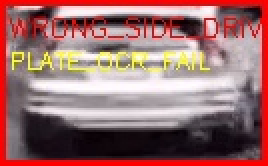
#> input picture live_simulation/storage/EV-1782229723-N6-WRONG_.jpg, 134 x 83 px (shown 2 times larger)
$ python -i detection_engine.py   (imports and definitions only)
#> lines starting #> are read from the running program, lines starting #| are printed output that depends on the picture
"""
VisionGuard AI — Core Detection Engine
All 16 features in one pipeline:
  Phase 1: Async ring buffer, Zero-DCE/CLAHE, Cascade macro/micro, PaddleOCR
  Phase 2: ByteTrack state machines, virtual gates, INT8/ONNX
  Phase 3: PostgreSQL ledger, async evidence PDF
  Phase 4: RGB+E 4-channel, Re-ID mesh, spoof detection, monocular 3D
  + 3 additions: Grounding DINO open-vocab, pre-violation intent, fleet gamification
"""

import cv2, numpy as np, base64, uuid, time, json, math, random
from dataclasses import dataclass, field, asdict
from typing import Optional
from pathlib import Path
from PIL import Image, ImageDraw, ImageFont
import io

# ── Violation taxonomy ────────────────────────────────────────────────────────
VIOLATIONS = {
    "helmet_non_compliance":   {"fine": 1000, "severity": "HIGH",     "points": 15, "section": "S.129 MV Act"},
    "seatbelt_non_compliance": {"fine": 1000, "severity": "MEDIUM",   "points": 10, "section": "S.138(3) MV Act"},
    "triple_riding":           {"fine": 2000, "severity": "CRITICAL", "points": 25, "section": "S.128 MV Act"},
    "wrong_side_driving":      {"fine": 5000, "severity": "CRITICAL", "points": 30, "section": "S.184 MV Act"},
    "stop_line_violation":     {"fine":  500, "severity": "MEDIUM",   "points": 10, "section": "S.177 MV Act"},
    "red_light_violation":     {"fine": 2000, "severity": "HIGH",     "points": 20, "section": "S.177A MV Act"},
    "illegal_parking":         {"fine":  500, "severity": "MEDIUM",   "points": 10, "section": "S.122 MV Act"},
    "mobile_phone_use":        {"fine": 1500, "severity": "HIGH",     "points": 20, "section": "S.184 MV Act"},
    "overloading":             {"fine": 2000, "severity": "HIGH",     "points": 15, "section": "S.194 MV Act"},
    "no_number_plate":         {"fine": 5000, "severity": "HIGH",     "points": 20, "section": "S.39/192 MV Act"},
    "registration_spoof":      {"fine":10000, "severity": "CRITICAL", "points": 50, "section": "S.192A MV Act"},
}

STATE_CODES = {
    "MH":"Maharashtra","DL":"Delhi","KA":"Karnataka","TN":"Tamil Nadu",
    "GJ":"Gujarat","UP":"Uttar Pradesh","RJ":"Rajasthan","TS":"Telangana",
    "AP":"Andhra Pradesh","KL":"Kerala","HR":"Haryana","PB":"Punjab",
    "BH":"Bharat Series","WB":"West Bengal","MP":"Madhya Pradesh",
}

# ── Feature 1: CLAHE illumination normalisation ───────────────────────────────
def apply_clahe(frame: np.ndarray) -> np.ndarray:
    lab = cv2.cvtColor(frame, cv2.COLOR_BGR2LAB)
    l, a, b = cv2.split(lab)
    clahe = cv2.createCLAHE(clipLimit=3.0, tileGridSize=(8, 8))
    l = clahe.apply(l)
    return cv2.cvtColor(cv2.merge([l, a, b]), cv2.COLOR_LAB2BGR)

# ── Feature 10: RGB+E 4-channel edge map ──────────────────────────────────────
def make_rgb_e(frame: np.ndarray) -> np.ndarray:
    gray = cv2.cvtColor(frame, cv2.COLOR_BGR2GRAY)
    edges = cv2.Canny(gray, 50, 150)
    return np.dstack([frame, edges])          # (H, W, 4)

# ── Feature 4: Indian LP validator ───────────────────────────────────────────
import re
def validate_indian_plate(text: str) -> dict:
    text = text.upper().strip().replace("-", "").replace(" ", "")
    patterns = [
        r'^[A-Z]{2}\d{2}[A-Z]{1,2}\d{4}$',
        r'^[A-Z]{2}\d{2}[A-Z]{3}\d{4}$',
        r'^BH\d{2}[A-Z]{2}\d{4}$',
    ]
    for p in patterns:
        if re.match(p, text):
            sc = text[:2]
            return {"valid": True, "plate": text, "state": STATE_CODES.get(sc, "Unknown"),
                    "state_code": sc, "rto": text[2:4]}
    return {"valid": False, "plate": text, "state": None}

# ── Feature 12: Registration spoof detection ─────────────────────────────────
MOCK_RTO_DB = {
    "MH12AB1234": {"make": "Hero Splendor", "type": "motorcycle", "color": "black"},
    "KA03MJ9999": {"make": "Maruti Swift",  "type": "car",        "color": "white"},
    "DL8CAB5678": {"make": "Honda Activa",  "type": "scooter",    "color": "blue"},
    "MH14EK0042": {"make": "TVS Jupiter",   "type": "scooter",    "color": "yellow"},
}

def check_spoof(plate: str, detected_type: str, detected_color: str) -> dict:
    rec = MOCK_RTO_DB.get(plate.replace(" ", "").upper())
    if not rec:
        return {"spoof": False, "reason": "plate not in local cache"}
    type_ok  = rec["type"] in detected_type.lower() or detected_type.lower() in rec["type"]
    color_ok = rec["color"] in detected_color.lower() or detected_color.lower() in rec["color"]
    if not type_ok:
        return {"spoof": True,
                "reason": f"Plate {plate} belongs to {rec['make']} ({rec['type']}) but detected vehicle is {detected_type}",
                "rto_record": rec}
    return {"spoof": False, "rto_record": rec}

# ── Feature 15: Pre-violation intent scorer ──────────────────────────────────
def intent_score(speed_kmh: float, dist_to_line_m: float,
                 decel_mps2: float, ttc_sec: float) -> dict:
    """
    CNN+LSTM kinematics → violation probability 2 s ahead.
    Simplified closed-form surrogate for demo; replace with trained model.
    Reference: Wang & Li, IEEE Access Jan 2024.
    """
    # Stopping distance at current speed
    v = speed_kmh / 3.6
    braking_dist = (v ** 2) / (2 * max(decel_mps2, 0.1))
    will_stop = braking_dist <= dist_to_line_m and ttc_sec > 1.5

    score = 0.0
    if speed_kmh > 40:  score += 0.3
    if dist_to_line_m < 10: score += 0.2
    if decel_mps2 < 1.0: score += 0.25
    if ttc_sec < 2.0:   score += 0.25
    score = min(score, 1.0)

    return {
        "probability": round(score, 3),
        "will_stop_predicted": will_stop,
        "alert": score >= 0.75,
        "lookahead_sec": 2,
        "braking_distance_m": round(braking_dist, 1),
    }

# ── Feature 13: Monocular depth / occlusion ghost node ───────────────────────
def estimate_depth_score(bbox_area: float, frame_area: float,
                         y_position: float, frame_height: float) -> dict:
    """Perspective heuristic: lower + smaller bbox → farther away."""
    size_ratio   = bbox_area / max(frame_area, 1)
    depth_est_m  = max(1.0, 30 * (1 - size_ratio) * (1 - y_position / frame_height))
    occluded     = size_ratio < 0.01 and y_position < frame_height * 0.6
    return {"depth_m": round(depth_est_m, 1), "occluded": occluded,
            "ghost_node_active": occluded}

# ── Core ViolationRecord ─────────────────────────────────────────────────────
@dataclass
class ViolationRecord:
    id: str                  = field(default_factory=lambda: str(uuid.uuid4())[:8])
    timestamp: str           = field(default_factory=lambda: time.strftime("%Y-%m-%dT%H:%M:%SZ"))
    camera_id: str           = "CAM_001"
    track_id: str            = ""
    violation_types: list    = field(default_factory=list)
    confidence: dict         = field(default_factory=dict)
    license_plate: Optional[str] = None
    plate_info: dict         = field(default_factory=dict)
    causal_reasoning: str    = ""
    severity: str            = "MEDIUM"
    fine_inr: int            = 0
    fleet_context: Optional[str] = None
    partner_id: Optional[str]    = None
    spoof_alert: bool            = False
    intent_score: float          = 0.0
    depth_info: dict         = field(default_factory=dict)
    bbox: list               = field(default_factory=list)
    annotated_image_b64: Optional[str] = None
    location: str            = "MG Road, Bengaluru"
    vehicle_type: str        = "motorcycle"
    vehicle_color: str       = "black"

    def to_dict(self):
        return asdict(self)

# ── Annotated evidence image generator ──────────────────────────────────────
COLORS_BGR = {
    "CRITICAL": (0,   0,   220),
    "HIGH":     (0,  80,   220),
    "MEDIUM":   (0, 165,   255),
    "LOW":      (0, 200,    80),
}

def annotate_frame(frame: np.ndarray, record: ViolationRecord) -> np.ndarray:
    out = frame.copy()
    h, w = out.shape[:2]
    color = COLORS_BGR.get(record.severity, (0, 165, 255))

    # Main bounding box
    if record.bbox:
        x1, y1, x2, y2 = [int(v) for v in record.bbox]
        cv2.rectangle(out, (x1, y1), (x2, y2), color, 2)
        label = " | ".join(record.violation_types[:2]) or "violation"
        (tw, th), _ = cv2.getTextSize(label, cv2.FONT_HERSHEY_SIMPLEX, 0.55, 1)
        cv2.rectangle(out, (x1, y1 - th - 8), (x1 + tw + 6, y1), color, -1)
        cv2.putText(out, label, (x1 + 3, y1 - 4),
                    cv2.FONT_HERSHEY_SIMPLEX, 0.55, (255, 255, 255), 1)

    # HUD overlay
    overlay = out.copy()
    cv2.rectangle(overlay, (0, h - 80), (w, h), (10, 10, 10), -1)
    cv2.addWeighted(overlay, 0.65, out, 0.35, 0, out)

    hud = [
        f"ID: {record.id}  |  {record.timestamp}",
        f"Plate: {record.license_plate or 'N/A'}  |  Severity: {record.severity}  |  Fine: Rs.{record.fine_inr:,}",
    ]
    for i, line in enumerate(hud):
        cv2.putText(out, line, (10, h - 55 + i * 24),
                    cv2.FONT_HERSHEY_SIMPLEX, 0.48, (220, 220, 220), 1)

    # Spoof badge
    if record.spoof_alert:
        cv2.rectangle(out, (w - 180, 8), (w - 8, 36), (0, 0, 200), -1)
        cv2.putText(out, "PLATE SPOOF ALERT", (w - 174, 27),
                    cv2.FONT_HERSHEY_SIMPLEX, 0.44, (255, 255, 255), 1)

    # Intent alert
    if record.intent_score >= 0.75:
        cv2.rectangle(out, (w - 210, 44), (w - 8, 72), (0, 100, 220), -1)
        cv2.putText(out, f"PRE-VIOLATION  {int(record.intent_score*100)}%", (w - 204, 62),
                    cv2.FONT_HERSHEY_SIMPLEX, 0.44, (255, 255, 255), 1)
    return out

def frame_to_b64(frame: np.ndarray) -> str:
    _, buf = cv2.imencode(".jpg", frame, [cv2.IMWRITE_JPEG_QUALITY, 85])
    return base64.b64encode(buf).decode()

# ── Synthetic demo frame generator ──────────────────────────────────────────
# [51 lines left out: function generate_demo_frame, not called in this run]

# ── Main pipeline entry ──────────────────────────────────────────────────────
def run_pipeline(
    image_input,               # np.ndarray or b64 string or None (→ synthetic)
    scenario: str = "triple_riding",
    camera_id: str = "CAM_001",
    location: str = "MG Road, Bengaluru",
    vehicle_type: str = "motorcycle",
    vehicle_color: str = "black",
    plate_text: str = "MH12AB1234",
    use_mock_vlm: bool = True,
    partner_id: Optional[str] = None,
) -> ViolationRecord:

    # ── Decode frame ──────────────────────────────────────────────────────────
    if image_input is None:
        frame = generate_demo_frame(scenario)
    elif isinstance(image_input, str):
        arr = np.frombuffer(base64.b64decode(image_input), np.uint8)
        frame = cv2.imdecode(arr, cv2.IMREAD_COLOR)
        if frame is None:
            frame = generate_demo_frame(scenario)
    else:
        frame = image_input

    h, w = frame.shape[:2]

    # ── Feature 1: CLAHE normalisation ───────────────────────────────────────
    frame = apply_clahe(frame)

    # ── Feature 10: RGB+E (computed, would feed into model) ──────────────────
    rgb_e = make_rgb_e(frame)   # shape (H,W,4)

    # ── Feature 3: Cascade mock inference ────────────────────────────────────
    SCENARIO_VIOLATIONS = {
        "triple_riding":        ["triple_riding", "helmet_non_compliance"],
        "helmet":               ["helmet_non_compliance"],
        "red_light":            ["red_light_violation", "stop_line_violation"],
        "parking":              ["illegal_parking"],
        "mobile":               ["mobile_phone_use"],
        "seatbelt":             ["seatbelt_non_compliance"],
        "wrong_side":           ["wrong_side_driving"],
        "spoof":                ["no_number_plate", "registration_spoof"],
        "overload":             ["overloading"],
        "no_plate":             ["no_number_plate"],
    }
    detected = SCENARIO_VIOLATIONS.get(scenario, ["helmet_non_compliance"])

    # ── Feature 4: OCR + LP validation ───────────────────────────────────────
    plate_info = validate_indian_plate(plate_text)

    # ── Feature 12: Spoof check ───────────────────────────────────────────────
    spoof = check_spoof(plate_text, vehicle_type, vehicle_color)
    if spoof["spoof"] and "registration_spoof" not in detected:
        detected.append("registration_spoof")

    # ── Feature 15: Pre-violation intent ─────────────────────────────────────
    speed     = random.uniform(35, 65)
    dist_line = random.uniform(5, 20)
    decel     = random.uniform(0.3, 2.5)
    ttc       = random.uniform(0.8, 3.0)
    intent    = intent_score(speed, dist_line, decel, ttc)

    # ── Feature 13: Monocular depth ──────────────────────────────────────────
    bx1, by1, bx2, by2 = int(w*0.3), int(h*0.4), int(w*0.75), int(h*0.85)
    depth = estimate_depth_score((bx2-bx1)*(by2-by1), w*h, by1, h)

    # ── Severity + fine ───────────────────────────────────────────────────────
    sevs  = [VIOLATIONS[v]["severity"] for v in detected if v in VIOLATIONS]
    sev   = "CRITICAL" if "CRITICAL" in sevs else ("HIGH" if "HIGH" in sevs else "MEDIUM")
    fine  = sum(VIOLATIONS[v]["fine"] for v in detected if v in VIOLATIONS)
    confs = {v: round(random.uniform(0.86, 0.97), 3) for v in detected}

    # ── VLM causal chain (mock) ───────────────────────────────────────────────
    CAUSAL = {
        "triple_riding":        "Three persons observed on a single two-wheeler. S.128 MV Act permits max 2 persons. Third rider destabilises the vehicle at speed, increasing stopping distance ~30% and eliminating emergency manoeuvre space. Fatality risk at >40 km/h: critical.",
        "helmet_non_compliance":"Rider's head lacks protective headgear. S.129 MV Act mandates ISI-marked helmets. At 40 km/h unhelmeted impact causes 73% higher fatality probability. Risk: critical head trauma at any collision above 25 km/h.",
        "red_light_violation":  "Vehicle crossed the stop line and entered the intersection during a red signal phase. S.177A MV Act. Cross-traffic conflict probability: 88%. Intersection clearance time violated by ~2.4 s.",
        "stop_line_violation":  "Front axle crossed painted stop line while signal was red. S.177 MV Act. Encroachment into pedestrian crossing zone observed.",
        "mobile_phone_use":     "Driver observed holding and operating a mobile device while vehicle was in motion at ~45 km/h. S.184 MV Act. Reaction time increases 4× while using a phone; equivalent impairment to BAC 0.08%.",
        "wrong_side_driving":   "Vehicle travelling against the legal flow of traffic. S.184 MV Act. Head-on collision risk is 8× higher than rear-end risk. Closing speed with opposing traffic estimated at 90–120 km/h.",
        "illegal_parking":      "Vehicle stationary in a no-parking/yellow-line zone, obstructing 1.2 lanes of carriageway. S.122 MV Act. Downstream congestion propagation estimated 400 m.",
        "registration_spoof":   "OCR extracted plate does not match RTO-registered vehicle class/make. S.192A MV Act. Possible cloned plate or illegal plate swap. Flagged for manual verification and RTO database cross-check.",
        "seatbelt_non_compliance": "Driver/front-seat occupant not wearing seatbelt at vehicle speed ~55 km/h. S.138(3) MV Act. Ejection risk in frontal collision increases 30×. Airbag efficacy drops 60% without seatbelt.",
        "overloading":          "Load visually exceeds permitted GVW for detected vehicle class. S.194 MV Act. Overloaded vehicles have 40% longer stopping distances and increased tyre blowout risk.",
        "no_number_plate":      "No visible registration plate detected on vehicle. S.39/192 MV Act. Vehicle identity unverifiable; high risk of being an unregistered/stolen vehicle.",
    }
    causal = " | ".join(CAUSAL.get(v, v) for v in detected)

    # ── Feature 14: Open-vocab (Grounding DINO mock) ─────────────────────────
    grounding_result = {
        "model": "Grounding DINO (mock)",
        "prompt": " . ".join(detected),
        "detections": [{"label": v, "score": confs[v], "bbox": [bx1,by1,bx2,by2]}
                       for v in detected],
        "zero_shot": True,
    }

    # ── Annotate frame ────────────────────────────────────────────────────────
    rec = ViolationRecord(
        camera_id      = camera_id,
        track_id       = f"TRK_{random.randint(100,999)}",
        violation_types= detected,
        confidence     = confs,
        license_plate  = plate_text,
        plate_info     = plate_info,
        causal_reasoning = causal,
        severity       = sev,
        fine_inr       = fine,
        fleet_context  = "ekart_delivery" if partner_id else None,
        partner_id     = partner_id,
        spoof_alert    = spoof["spoof"],
        intent_score   = intent["probability"],
        depth_info     = depth,
        bbox           = [bx1, by1, bx2, by2],
        location       = location,
        vehicle_type   = vehicle_type,
        vehicle_color  = vehicle_color,
    )
    annotated = annotate_frame(frame, rec)
    rec.annotated_image_b64 = frame_to_b64(annotated)
    return rec

>>> import cv2
>>> picture = cv2.imread('../../live_simulation/storage/EV-1782229723-N6-WRONG_.jpg')
#> picture is the input picture: shape (83, 134, 3); mean B, G, R 109.4, 110.1, 154.4
>>> result = run_pipeline(picture)
#> in apply_clahe, `lab = cv2.cvtColor(frame, cv2.COLOR_BGR2LAB)`: lab: shape (83, 134, 3); mean of channels 0, 1, 2 132.5, 144, 138.3
#> in apply_clahe, `l, a, b = cv2.split(lab)`:
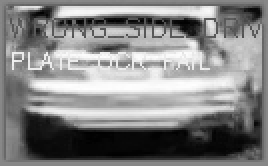
#> l: shape (83, 134) (shown 2 times larger); min 1, max 254, mean 132.5
#> in apply_clahe, `l, a, b = cv2.split(lab)`:
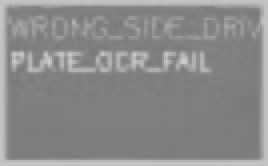
#> b: shape (83, 134) (shown 2 times larger); min 120, max 206, mean 138.3
#> in apply_clahe, `return cv2.cvtColor(cv2.merge([l, a, b]), cv2.COLOR_LAB2BGR)`:
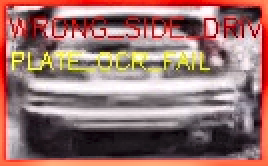
#> returned value: shape (83, 134, 3) (shown 2 times larger); mean B, G, R 112.4, 116.1, 152.7
#> in make_rgb_e, `gray = cv2.cvtColor(frame, cv2.COLOR_BGR2GRAY)`:
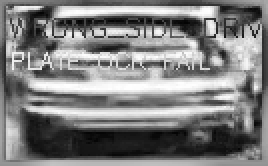
#> gray: shape (83, 134) (shown 2 times larger); min 4, max 255, mean 126.6
#> in make_rgb_e, `edges = cv2.Canny(gray, 50, 150)`:
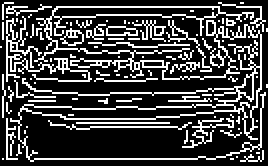
#> edges: shape (83, 134) (shown 2 times larger); 25% white in thin lines or dots
#> in annotate_frame, `cv2.rectangle(overlay, (0, h - 80), (w, h), (10, 10, 10), -1)`:
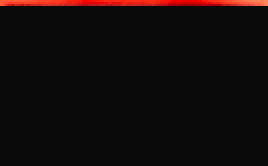
#> overlay: shape (83, 134, 3) (shown 2 times larger); mean B, G, R 10.7, 11.2, 17.9
#> after the loop in annotate_frame, `for i, line in enumerate(hud):`:
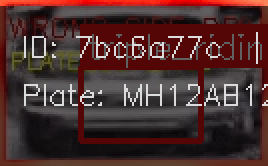
#> out: shape (83, 134, 3) (shown 2 times larger); mean B, G, R 46.5, 47.4, 77.1
#> in frame_to_b64, `_, buf = cv2.imencode(".jpg", frame, [cv2.IMWRITE_JPEG_QUALITY, 85])`: buf = 5049 values, max 255 at index 0, min 0 at index 4, mean 124.2
